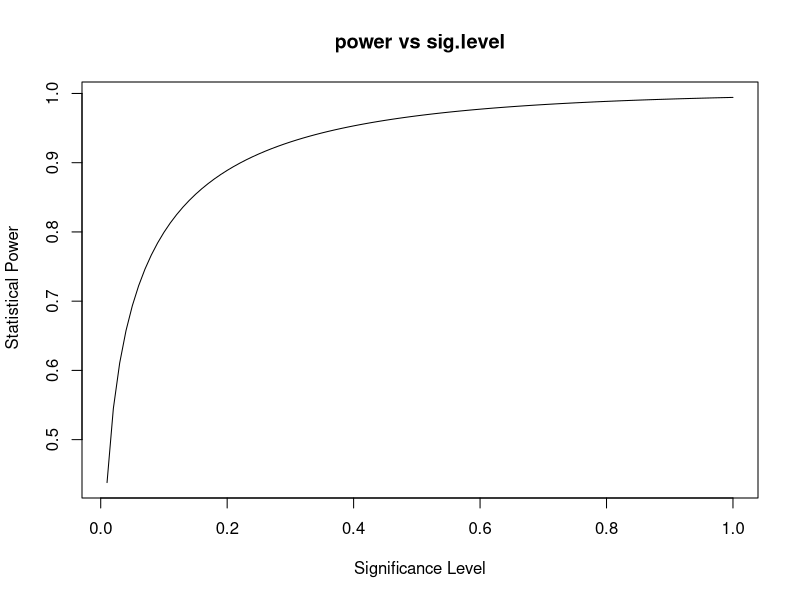
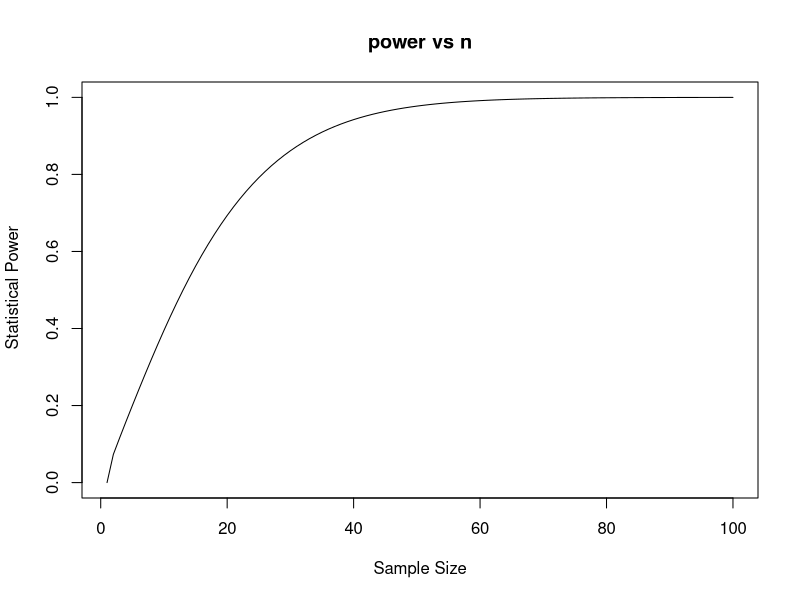
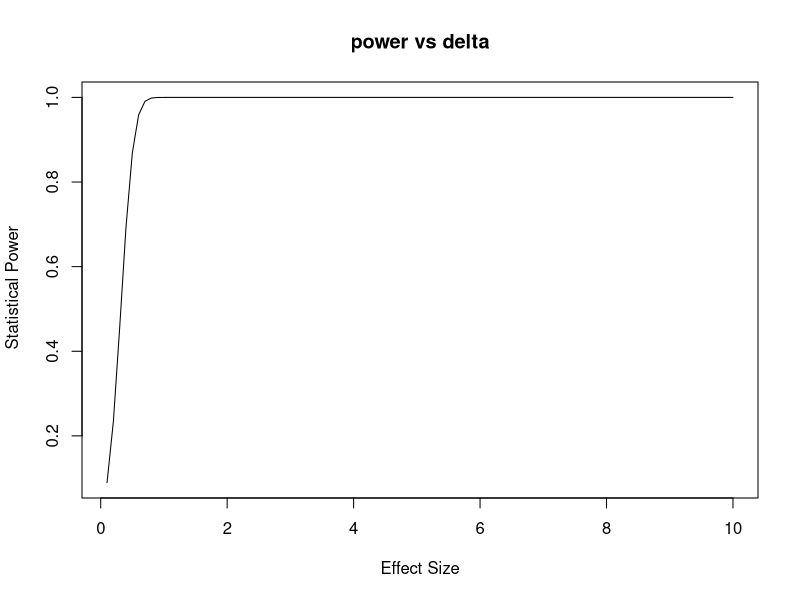

Reproduce these figures in R, in order.
## ---- chunk 1
knitr::opts_chunk$set(echo = TRUE)
## ---- chunk 2
# Set parameters.
point_sd <- 0.42
point_difference <- 0.25
college_seniors <- power.t.test(n = NULL, delta = point_difference, sd = point_sd, sig.level = 0.05, power = 0.8, type = "two.sample", alternative = "two.sided")$n
## ---- chunk 3
college_seniors
## ---- chunk 4
power1 <- power.t.test(n = 20, delta = 0.4, sd = 0.5, sig.level = 0.05, type = "two.sample", alternative = "two.sided")$power
# Answer to question 2.1
power1
## ---- chunk 5
power2 <- power.t.test(n = 20, delta = 0.4, sd = 0.5, sig.level = 0.1, type = "two.sample", alternative = "two.sided")$power
# Answer to question 2.2
if (power2 > power1) {
  cat("increase","\n")
} else {
  cat("decrease","\n")
}
## ---- chunk 6
power3 <- power.t.test(n = 10, delta = 0.4, sd = 0.5, sig.level = 0.05, type = "two.sample", alternative = "two.sided")$power
# Answer to question 2.3
if (power3 > power1) {
  cat("increase","\n")
} else {
  cat("decrease","\n")
}
## ---- chunk 7
power4 <- power.t.test(n = 20, delta = 0.8, sd = 0.5, sig.level = 0.05, type = "two.sample", alternative = "two.sided")$power
# Answer to question 2.4
if (power4 > power1) {
  cat("increase","\n")
} else {
  cat("decrease","\n")
}
## ---- chunk 8
statistical_power_level <- numeric(100)
significance_level <- seq(0.01, 1.00, 0.01)

for (i in seq_along(statistical_power_level)) {
  statistical_power_level[i] <- power.t.test(n = 20, delta = 0.4, sd = 0.5, sig.level = 0.01*i, type = "two.sample", alternative = "two.sided")$power
}

plot(significance_level, statistical_power_level, type = "l", 
     xlab = "Significance Level", ylab = " Statistical Power", main = "power vs sig.level")
## ---- chunk 9
statistical_power_sample <- numeric(100)
sample_size <- seq(1, 100, 1)

for (i in seq_along(statistical_power_sample)) {
  statistical_power_sample[i] <- power.t.test(n = i, delta = 0.4, sd = 0.5, sig.level = 0.05, type = "two.sample", alternative = "two.sided")$power
}

plot(sample_size, statistical_power_sample, type = "l",
     xlab = "Sample Size", ylab = " Statistical Power", main = "power vs n")
## ---- chunk 10
statistical_power_effect <- numeric(100)
effect_size <- seq(0.1, 10, 0.1)

for (i in seq_along(statistical_power_effect)) {
  statistical_power_effect[i] <- power.t.test(n = 20, delta = 0.1*i, sd = 0.5, sig.level = 0.05, type = "two.sample", alternative = "two.sided")$power
}

plot(effect_size, statistical_power_effect, type = "l",
     xlab = "Effect Size", ylab = " Statistical Power", main = "power vs delta")
## ---- chunk 11

## ---- chunk 12

## ---- chunk 13

## ---- chunk 14

## ---- chunk 15

## ---- chunk 16

## ---- chunk 17

## ---- chunk 18

